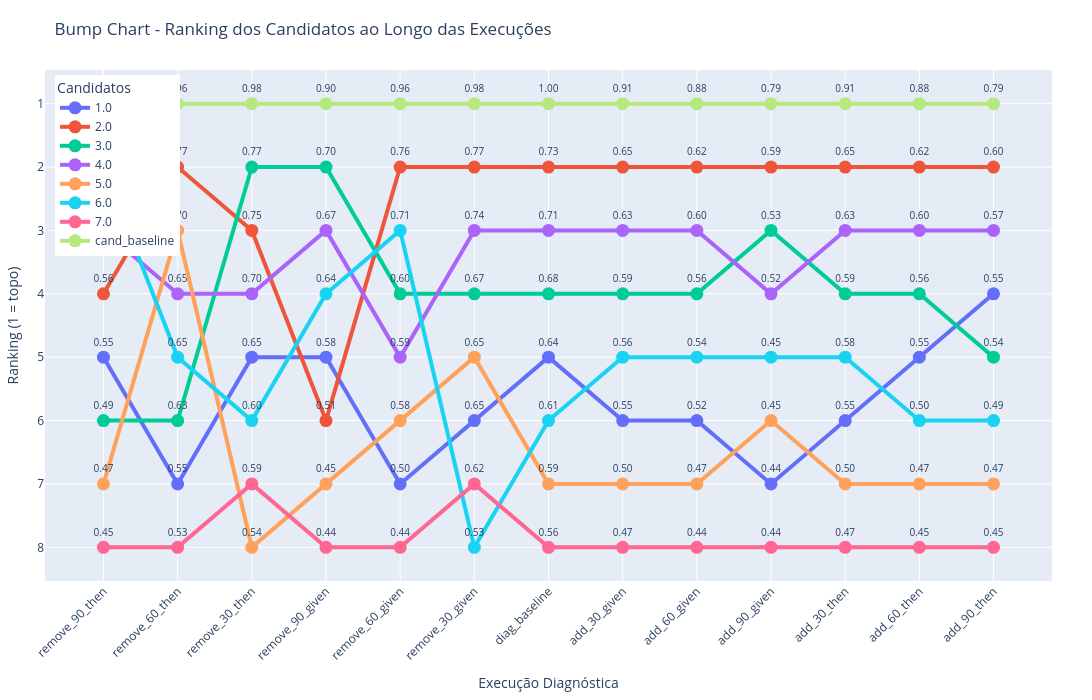

The cell this chart's notebook holds for it:
### Code cell
import pandas as pd
import plotly.graph_objects as go

# Carregar e preparar os dados

diagnosis_order = [
    "remove_90_then", "remove_60_then", "remove_30_then", 
    "remove_90_given", "remove_60_given", "remove_30_given", 
    "diag_baseline", 
    "add_30_given", "add_60_given", "add_90_given", 
    "add_30_then", "add_60_then", "add_90_then"
]

df_pivot = df.pivot(index="candidate_name", columns="diagnosed_name", values="similarity_result")
df_pivot = df_pivot[[col for col in diagnosis_order if col in df_pivot.columns]]
df_rank = df_pivot.rank(ascending=False, axis=0, method='min')

fig = go.Figure()
for cand in df_rank.index:
    similarity_texts = [f"{df_pivot.loc[cand, col]:.2f}" for col in df_pivot.columns]
    fig.add_trace(go.Scatter(
        x=df_rank.columns,
        y=df_rank.loc[cand],
        mode='lines+markers+text',
        name=str(cand),
        line=dict(width=4),
        marker=dict(size=13),
        text=similarity_texts,
        textposition="top center",
        textfont=dict(size=10)  # <<< Ajuste aqui: tamanho do texto!
    ))
fig.update_layout(
    title='Bump Chart - Ranking dos Candidatos ao Longo das Execuções',
    xaxis_title='Execução Diagnóstica',
    yaxis_title='Ranking (1 = topo)',
    yaxis=dict(autorange='reversed', dtick=1),
    xaxis=dict(
        tickangle=-45,
        categoryorder='array',
        categoryarray=diagnosis_order,
        tickvals=diagnosis_order,
        ticktext=diagnosis_order
    ),
    width=1500,
    height=700,
    legend=dict(title="Candidatos", yanchor="top", y=0.99, xanchor="left", x=0.01),
    margin=dict(l=40, r=40, t=70, b=90)
)
fig.show()

### Figure 1 — Plotly figure (JSON) as saved in the notebook; plotly's stock layout.template omitted (floating-point values rounded to 4 significant figures)
{"data": [{"line": {"width": 4}, "marker": {"size": 13}, "mode": "lines+markers+text", "name": "1.0", "text": ["0.55", "0.55", "0.65", "0.58", "0.50", "0.65", "0.64", "0.55", "0.52", "0.44", "0.55", "0.55", "0.55"], "textfont": {"size": 10}, "textposition": "top center", "type": "scatter", "x": ["remove_90_then", "remove_60_then", "remove_30_then", "remove_90_given", "remove_60_given", "remove_30_given", "diag_baseline", "add_30_given", "add_60_given", "add_90_given", "add_30_then", "add_60_then", "add_90_then"], "y": [5.0, 7.0, 5.0, 5.0, 7.0, 6.0, 5.0, 6.0, 6.0, 7.0, 6.0, 5.0, 4.0]}, {"line": {"width": 4}, "marker": {"size": 13}, "mode": "lines+markers+text", "name": "2.0", "text": ["0.56", "0.77", "0.75", "0.51", "0.76", "0.77", "0.73", "0.65", "0.62", "0.59", "0.65", "0.62", "0.60"], "textfont": {"size": 10}, "textposition": "top center", "type": "scatter", "x": ["remove_90_then", "remove_60_then", "remove_30_then", "remove_90_given", "remove_60_given", "remove_30_given", "diag_baseline", "add_30_given", "add_60_given", "add_90_given", "add_30_then", "add_60_then", "add_90_then"], "y": [4.0, 2.0, 3.0, 6.0, 2.0, 2.0, 2.0, 2.0, 2.0, 2.0, 2.0, 2.0, 2.0]}, {"line": {"width": 4}, "marker": {"size": 13}, "mode": "lines+markers+text", "name": "3.0", "text": ["0.49", "0.63", "0.77", "0.70", "0.60", "0.67", "0.68", "0.59", "0.56", "0.53", "0.59", "0.56", "0.54"], "textfont": {"size": 10}, "textposition": "top center", "type": "scatter", "x": ["remove_90_then", "remove_60_then", "remove_30_then", "remove_90_given", "remove_60_given", "remove_30_given", "diag_baseline", "add_30_given", "add_60_given", "add_90_given", "add_30_then", "add_60_then", "add_90_then"], "y": [6.0, 6.0, 2.0, 2.0, 4.0, 4.0, 4.0, 4.0, 4.0, 3.0, 4.0, 4.0, 5.0]}, {"line": {"width": 4}, "marker": {"size": 13}, "mode": "lines+markers+text", "name": "4.0", "text": ["0.56", "0.65", "0.70", "0.67", "0.59", "0.74", "0.71", "0.63", "0.60", "0.52", "0.63", "0.60", "0.57"], "textfont": {"size": 10}, "textposition": "top center", "type": "scatter", "x": ["remove_90_then", "remove_60_then", "remove_30_then", "remove_90_given", "remove_60_given", "remove_30_given", "diag_baseline", "add_30_given", "add_60_given", "add_90_given", "add_30_then", "add_60_then", "add_90_then"], "y": [3.0, 4.0, 4.0, 3.0, 5.0, 3.0, 3.0, 3.0, 3.0, 4.0, 3.0, 3.0, 3.0]}, {"line": {"width": 4}, "marker": {"size": 13}, "mode": "lines+markers+text", "name": "5.0", "text": ["0.47", "0.70", "0.54", "0.45", "0.58", "0.65", "0.59", "0.50", "0.47", "0.45", "0.50", "0.47", "0.47"], "textfont": {"size": 10}, "textposition": "top center", "type": "scatter", "x": ["remove_90_then", "remove_60_then", "remove_30_then", "remove_90_given", "remove_60_given", "remove_30_given", "diag_baseline", "add_30_given", "add_60_given", "add_90_given", "add_30_then", "add_60_then", "add_90_then"], "y": [7.0, 3.0, 8.0, 7.0, 6.0, 5.0, 7.0, 7.0, 7.0, 6.0, 7.0, 7.0, 7.0]}, {"line": {"width": 4}, "marker": {"size": 13}, "mode": "lines+markers+text", "name": "6.0", "text": ["0.72", "0.65", "0.60", "0.64", "0.71", "0.53", "0.61", "0.56", "0.54", "0.45", "0.58", "0.50", "0.49"], "textfont": {"size": 10}, "textposition": "top center", "type": "scatter", "x": ["remove_90_then", "remove_60_then", "remove_30_then", "remove_90_given", "remove_60_given", "remove_30_given", "diag_baseline", "add_30_given", "add_60_given", "add_90_given", "add_30_then", "add_60_then", "add_90_then"], "y": [2.0, 5.0, 6.0, 4.0, 3.0, 8.0, 6.0, 5.0, 5.0, 5.0, 5.0, 6.0, 6.0]}, {"line": {"width": 4}, "marker": {"size": 13}, "mode": "lines+markers+text", "name": "7.0", "text": ["0.45", "0.53", "0.59", "0.44", "0.44", "0.62", "0.56", "0.47", "0.44", "0.44", "0.47", "0.45", "0.45"], "textfont": {"size": 10}, "textposition": "top center", "type": "scatter", "x": ["remove_90_then", "remove_60_then", "remove_30_then", "remove_90_given", "remove_60_given", "remove_30_given", "diag_baseline", "add_30_given", "add_60_given", "add_90_given", "add_30_then", "add_60_then", "add_90_then"], "y": [8.0, 8.0, 7.0, 8.0, 8.0, 7.0, 8.0, 8.0, 8.0, 8.0, 8.0, 8.0, 8.0]}, {"line": {"width": 4}, "marker": {"size": 13}, "mode": "lines+markers+text", "name": "cand_baseline", "text": ["0.90", "0.96", "0.98", "0.90", "0.96", "0.98", "1.00", "0.91", "0.88", "0.79", "0.91", "0.88", "0.79"], "textfont": {"size": 10}, "textposition": "top center", "type": "scatter", "x": ["remove_90_then", "remove_60_then", "remove_30_then", "remove_90_given", "remove_60_given", "remove_30_given", "diag_baseline", "add_30_given", "add_60_given", "add_90_given", "add_30_then", "add_60_then", "add_90_then"], "y": [1.0, 1.0, 1.0, 1.0, 1.0, 1.0, 1.0, 1.0, 1.0, 1.0, 1.0, 1.0, 1.0]}], "layout": {"height": 700, "legend": {"title": {"text": "Candidatos"}, "x": 0.01, "xanchor": "left", "y": 0.99, "yanchor": "top"}, "margin": {"b": 90, "l": 40, "r": 40, "t": 70}, "title": {"text": "Bump Chart - Ranking dos Candidatos ao Longo das Execuções"}, "width": 1500, "xaxis": {"categoryarray": ["remove_90_then", "remove_60_then", "remove_30_then", "remove_90_given", "remove_60_given", "remove_30_given", "diag_baseline", "add_30_given", "add_60_given", "add_90_given", "add_30_then", "add_60_then", "add_90_then"], "categoryorder": "array", "tickangle": -45, "ticktext": ["remove_90_then", "remove_60_then", "remove_30_then", "remove_90_given", "remove_60_given", "remove_30_given", "diag_baseline", "add_30_given", "add_60_given", "add_90_given", "add_30_then", "add_60_then", "add_90_then"], "tickvals": ["remove_90_then", "remove_60_then", "remove_30_then", "remove_90_given", "remove_60_given", "remove_30_given", "diag_baseline", "add_30_given", "add_60_given", "add_90_given", "add_30_then", "add_60_then", "add_90_then"], "title": {"text": "Execução Diagnóstica"}}, "yaxis": {"autorange": "reversed", "dtick": 1, "title": {"text": "Ranking (1 = topo)"}}}}
